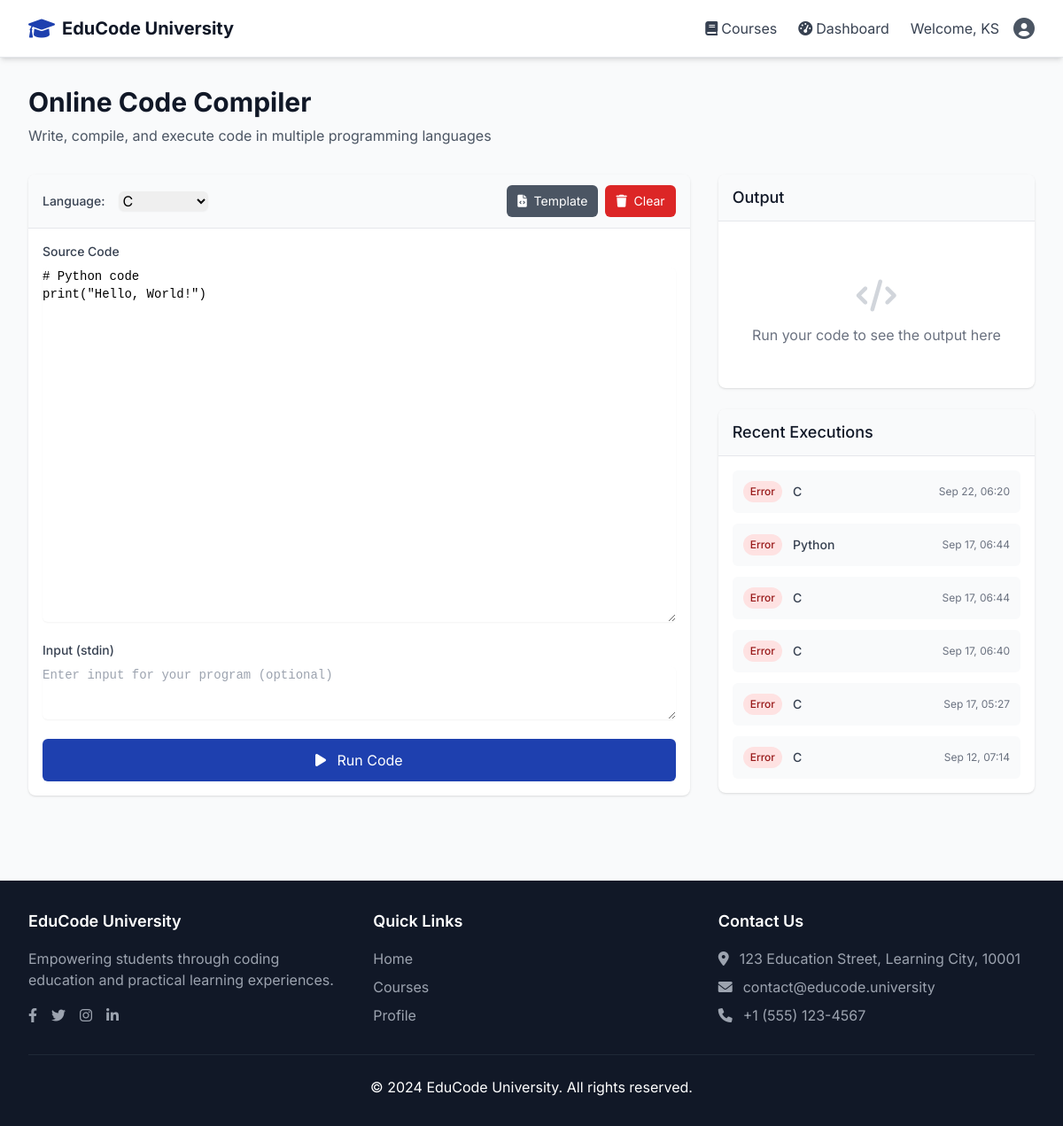
The app's page /compiler/ (signed in) with its own data.
### accounts/models.py (models this page shows, shortened)
class User(AbstractUser):
    ROLE_CHOICES = [
        ('student', 'Student'),
        ('teacher', 'Teacher'),
        ('admin', 'Admin'),
    ]
    role = models.CharField(max_length=10, choices=ROLE_CHOICES, default='student')
    phone = models.CharField(max_length=15, blank=True, null=True)
    bio = models.TextField(blank=True, null=True)
    profile_picture = models.ImageField(upload_to='profile_pics/', blank=True, null=True)
    university_id = models.CharField(max_length=20, blank=True, null=True)
    department = models.CharField(max_length=100, blank=True, null=True)
    created_at = models.DateTimeField(auto_now_add=True)
    updated_at = models.DateTimeField(auto_now=True)

### compiler/models.py (models this page shows, shortened)
class CodeExecution(models.Model):
    LANGUAGE_CHOICES = [
        ('c', 'C'),
        ('cpp', 'C++'),
        ('java', 'Java'),
        ('python', 'Python'),
        ('javascript', 'JavaScript'),
    ]
    STATUS_CHOICES = [
        ('pending', 'Pending'),
        ('processing', 'Processing'),
        ('completed', 'Completed'),
        ('error', 'Error'),
        ('timeout', 'Timeout'),
    ]
    user = models.ForeignKey(
        settings.AUTH_USER_MODEL,
        on_delete=models.CASCADE,
        related_name='code_executions'
    )
    course = models.ForeignKey(
        Course,
        on_delete=models.CASCADE,
        related_name='code_executions',
        null=True, blank=True
    )
    language = models.CharField(max_length=20, choices=LANGUAGE_CHOICES)
    source_code = models.TextField()
    stdin_data = models.TextField(blank=True, help_text="Input data for the program")
    stdout = models.TextField(blank=True, help_text="Program output")
    stderr = models.TextField(blank=True, help_text="Error output")
    compile_output = models.TextField(blank=True, help_text="Compilation output")
    status = models.CharField(max_length=20, choices=STATUS_CHOICES, default='pending')
    execution_time = models.FloatField(null=True, blank=True, help_text="Execution time in seconds")
    memory_used = models.IntegerField(null=True, blank=True, help_text="Memory used in KB")
    judge0_token = models.CharField(max_length=100, blank=True)
    created_at = models.DateTimeField(auto_now_add=True)
    completed_at = models.DateTimeField(null=True, blank=True)
    class Meta:
        ordering = ['-created_at']

### compiler/views.py (the view)
# urls.py: path('', views.compiler_view, name='compiler'),
@login_required
def compiler_view(request):
    recent_executions = request.user.code_executions.all()[:10]
    context = {
        'recent_executions': recent_executions,
        'supported_languages': CodeExecution.LANGUAGE_CHOICES,
    }
    return render(request, 'compiler/compiler.html', context)

### templates/compiler/compiler.html (shortened to what this page needs)
{% extends 'base.html' %}
{% block content %}
<div class="max-w-7xl mx-auto px-4 sm:px-6 lg:px-8 py-8">
    <div class="mb-8">
        <h1 class="text-3xl font-bold text-gray-900">Online Code Compiler</h1>
        <p class="mt-2 text-gray-600">Write, compile, and execute code in multiple programming languages</p>
    </div>
    <div class="grid grid-cols-1 lg:grid-cols-3 gap-8">
        <div class="lg:col-span-2">
            <div class="bg-white shadow rounded-lg overflow-hidden">
                <div class="px-4 py-3 border-b border-gray-200 bg-gray-50">
                    <div class="flex items-center justify-between">
                        <div class="flex items-center space-x-4">
                            <label for="language-select" class="text-sm font-medium text-gray-700">Language:</label>
                            <select id="language-select" class="form-select rounded-md border-gray-300 shadow-sm focus:border-primary focus:ring focus:ring-primary focus:ring-opacity-50">
                                {% for lang_code, lang_name in supported_languages %}
                                    <option value="{{ lang_code }}">{{ lang_name }}</option>
                                {% endfor %}
                            </select>
                        </div>
                        <div class="flex items-center space-x-2">
                            <button id="load-template" class="px-3 py-2 text-sm bg-gray-600 text-white rounded-md hover:bg-gray-700 focus:outline-none focus:ring-2 focus:ring-gray-500">
                                <i class="fas fa-file-code mr-1"></i> Template
                            </button>
                            <button id="clear-code" class="px-3 py-2 text-sm bg-red-600 text-white rounded-md hover:bg-red-700 focus:outline-none focus:ring-2 focus:ring-red-500">
                                <i class="fas fa-trash mr-1"></i> Clear
                            </button>
                        </div>
                    </div>
                </div>
                <div class="p-4">
                    <div class="mb-4">
                        <label for="code-editor" class="block text-sm font-medium text-gray-700 mb-2">Source Code</label>
                        <textarea id="code-editor"
                                  rows="20"
                                  class="w-full font-mono text-sm border-gray-300 rounded-md shadow-sm focus:border-primary focus:ring focus:ring-primary focus:ring-opacity-50"
                                  placeholder="Write your code here..."># Python code
print("Hello, World!")</textarea>
                    </div>
                    <div class="mb-4">
                        <label for="stdin-input" class="block text-sm font-medium text-gray-700 mb-2">Input (stdin)</label>
                        <textarea id="stdin-input"
                                  rows="3"
                                  class="w-full font-mono text-sm border-gray-300 rounded-md shadow-sm focus:border-primary focus:ring focus:ring-primary focus:ring-opacity-50"
                                  placeholder="Enter input for your program (optional)"></textarea>
                    </div>
                    <button id="run-code" class="w-full bg-primary text-white py-3 px-4 rounded-md hover:bg-primary-dark focus:outline-none focus:ring-2 focus:ring-primary focus:ring-opacity-50 disabled:opacity-50 disabled:cursor-not-allowed">
                        <i class="fas fa-play mr-2"></i> Run Code
                    </button>
                </div>
            </div>
        </div>
        <div class="space-y-6">
            <div class="bg-white shadow rounded-lg overflow-hidden">
                <div class="px-4 py-3 border-b border-gray-200 bg-gray-50">
                    <h3 class="text-lg font-medium text-gray-900">Output</h3>
                </div>
                <div class="p-4">
                    <div id="output-section" class="space-y-4">
                        <div id="no-output" class="text-gray-500 text-center py-8">
                            <i class="fas fa-code text-4xl text-gray-300 mb-3"></i>
                            <p>Run your code to see the output here</p>
                        </div>
                    </div>
                </div>
            </div>
            <div class="bg-white shadow rounded-lg overflow-hidden">
                <div class="px-4 py-3 border-b border-gray-200 bg-gray-50">
                    <h3 class="text-lg font-medium text-gray-900">Recent Executions</h3>
                </div>
                <div class="p-4">
                    {% if recent_executions %}
                        <div class="space-y-3">
                            {% for execution in recent_executions %}
                                <div class="flex items-center justify-between p-3 bg-gray-50 rounded-md">
                                    <div class="flex items-center space-x-3">
                                        <span class="px-2 py-1 text-xs font-medium rounded-full
                                            {% if execution.status == 'completed' %}bg-green-100 text-green-800
                                            {% elif execution.status == 'error' %}bg-red-100 text-red-800
                                            {% elif execution.status == 'processing' %}bg-yellow-100 text-yellow-800
                                            {% else %}bg-gray-100 text-gray-800{% endif %}">
                                            {{ execution.get_status_display }}
                                        </span>
                                        <span class="text-sm font-medium text-gray-700">{{ execution.get_language_display }}</span>
                                    </div>
                                    <div class="text-xs text-gray-500">
                                        {{ execution.created_at|date:"M d, H:i" }}
                                    </div>
                                </div>
                            {% endfor %}
                        </div>
                    {% else %}
                        <div class="text-gray-500 text-center py-8">
                            <i class="fas fa-history text-4xl text-gray-300 mb-3"></i>
                            <p>No executions yet</p>
                        </div>
                    {% endif %}
                </div>
            </div>
        </div>
    </div>
</div>
{% endblock %}

### templates/base.html (shortened to what this page needs)
<!DOCTYPE html>
<html lang="en">
<head>
    <script src="https://cdn.tailwindcss.com"></script>
    <link href="https://cdnjs.cloudflare.com/ajax/libs/font-awesome/6.0.0/css/all.min.css" rel="stylesheet">
</head>
<body class="bg-gray-50 min-h-screen">
    <nav class="bg-white shadow-md border-b sticky top-0 z-50 transition-all duration-300">
        <div class="max-w-7xl mx-auto px-4 sm:px-6 lg:px-8">
            <div class="flex justify-between h-16">
                <div class="flex items-center">
                    <a href="{% url 'home' %}" class="flex items-center space-x-2 hover-scale">
                        <i class="fas fa-graduation-cap text-2xl text-primary"></i>
                        <span class="text-xl font-bold text-gray-900">EduCode University</span>
                    </a>
                </div>
                <div class="hidden md:flex items-center space-x-6">
                    {% if user.is_authenticated %}
                        <a href="{% url 'courses:course_list' %}" class="text-gray-700 hover:text-primary flex items-center space-x-1 transition duration-300 ease-in-out hover:scale-105">
                            <i class="fas fa-book"></i>
                            <span>Courses</span>
                        </a>
                        {% if user.role == 'student' %}
                            <a href="{% url 'courses:student_dashboard' %}" class="text-gray-700 hover:text-primary flex items-center space-x-1 transition duration-300 ease-in-out hover:scale-105">
                                <i class="fas fa-tachometer-alt"></i>
                                <span>Dashboard</span>
                            </a>
                        {% elif user.role == 'instructor' %}
                            <a href="{% url 'courses:instructor_dashboard' %}" class="text-gray-700 hover:text-primary flex items-center space-x-1 transition duration-300 ease-in-out hover:scale-105">
                                <i class="fas fa-chalkboard-teacher"></i>
                                <span>Instructor</span>
                            </a>
                        {% endif %}
                        <div class="flex items-center space-x-4">
                            <span class="text-gray-700 hidden lg:inline">Welcome, {{ user.username }}</span>
                            <div class="relative">
                                <button type="button" class="flex items-center text-sm rounded-full focus:outline-none focus:ring-2 focus:ring-offset-2 focus:ring-primary transition duration-300 ease-in-out hover:scale-105" id="user-menu-button">
                                    <i class="fas fa-user-circle text-2xl text-gray-600"></i>
                                </button>
                            </div>
                        </div>
                    {% endif %}
                </div>
            </div>
        </div>
    </nav>
    <main class="animate-fade-in">
        {% block content %}
        {% endblock %}
    </main>
    <footer class="bg-gray-900 text-white mt-16">
        <div class="max-w-7xl mx-auto px-4 sm:px-6 lg:px-8 py-8">
            <div class="grid grid-cols-1 md:grid-cols-3 gap-8 mb-8">
                <div>
                    <h3 class="text-lg font-semibold mb-4 text-white">EduCode University</h3>
                    <p class="text-gray-400 mb-4">Empowering students through coding education and practical learning experiences.</p>
                    <div class="flex space-x-4">
                        <a href="#" class="text-gray-400 hover:text-white transition-colors duration-300">
                            <i class="fab fa-facebook-f"></i>
                        </a>
                        <a href="#" class="text-gray-400 hover:text-white transition-colors duration-300">
                            <i class="fab fa-twitter"></i>
                        </a>
                        <a href="#" class="text-gray-400 hover:text-white transition-colors duration-300">
                            <i class="fab fa-instagram"></i>
                        </a>
                        <a href="#" class="text-gray-400 hover:text-white transition-colors duration-300">
                            <i class="fab fa-linkedin-in"></i>
                        </a>
                    </div>
                </div>
                <div>
                    <h3 class="text-lg font-semibold mb-4 text-white">Quick Links</h3>
                    <ul class="space-y-2">
                        <li><a href="{% url 'home' %}" class="text-gray-400 hover:text-white transition-colors duration-300">Home</a></li>
                        <li><a href="{% url 'courses:course_list' %}" class="text-gray-400 hover:text-white transition-colors duration-300">Courses</a></li>
                        {% if user.is_authenticated %}
                            <li><a href="{% url 'accounts:profile' %}" class="text-gray-400 hover:text-white transition-colors duration-300">Profile</a></li>
                        {% else %}
                            <li><a href="{% url 'accounts:login' %}" class="text-gray-400 hover:text-white transition-colors duration-300">Login</a></li>
                            <li><a href="{% url 'accounts:register' %}" class="text-gray-400 hover:text-white transition-colors duration-300">Register</a></li>
                        {% endif %}
                    </ul>
                </div>
                <div>
                    <h3 class="text-lg font-semibold mb-4 text-white">Contact Us</h3>
                    <ul class="space-y-2 text-gray-400">
                        <li class="flex items-start">
                            <i class="fas fa-map-marker-alt mt-1 mr-3"></i>
                            <span>123 Education Street, Learning City, 10001</span>
                        </li>
                        <li class="flex items-center">
                            <i class="fas fa-envelope mr-3"></i>
                            <span>contact@educode.university</span>
                        </li>
                        <li class="flex items-center">
                            <i class="fas fa-phone mr-3"></i>
                            <span>+1 (555) 123-4567</span>
                        </li>
                    </ul>
                </div>
            </div>
            <div class="border-t border-gray-800 pt-6 text-center">
                <p>&copy; 2024 EduCode University. All rights reserved.</p>
            </div>
        </div>
    </footer>
</body>
</html>

### templates/base.html (style rules this page uses)
body { font-family: 'Inter', sans-serif; }
.animate-fade-in { animation: fadeIn 0.5s ease-in-out; }
.hover-scale { transition: transform 0.3s ease; }

### records on screen
User: username "KS"
CodeExecution: status "Error", language "C", created_at "Sep 22, 06:20"
CodeExecution: status "Error", language "Python", created_at "Sep 17, 06:44"
CodeExecution: status "Error", language "C", created_at "Sep 17, 06:44"
CodeExecution: status "Error", language "C", created_at "Sep 17, 06:40"
CodeExecution: status "Error", language "C", created_at "Sep 17, 05:27"
CodeExecution: status "Error", language "C", created_at "Sep 12, 07:14"

### other values on screen
form field value "C"
